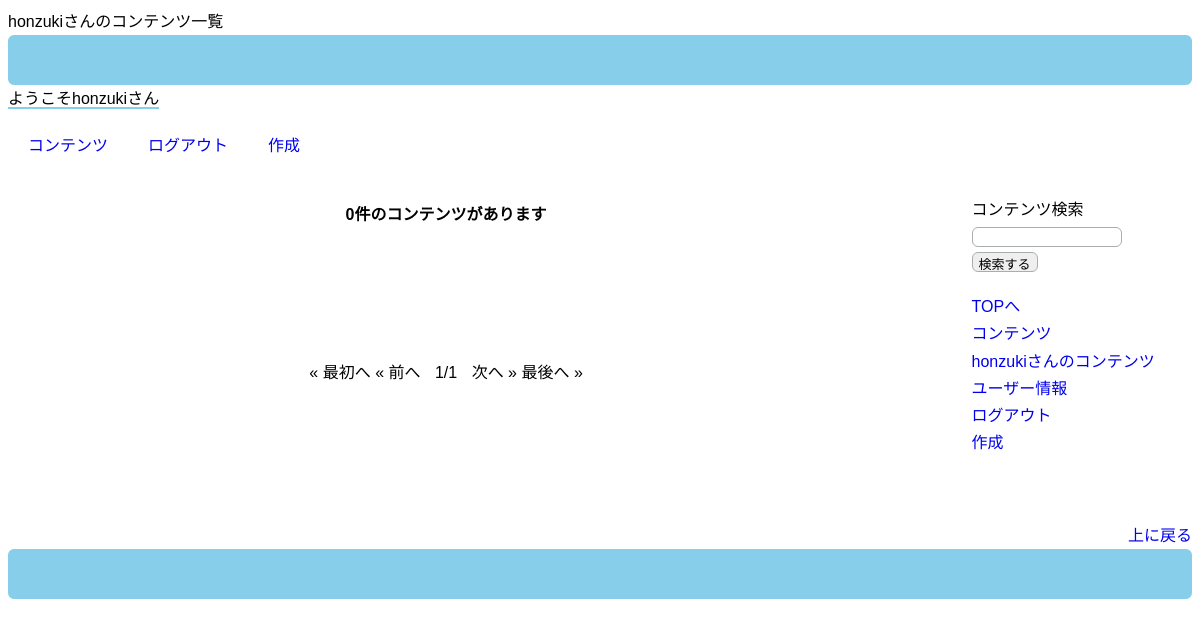
/user_contents/ (signed in), run on an earlier commit of the app's database.
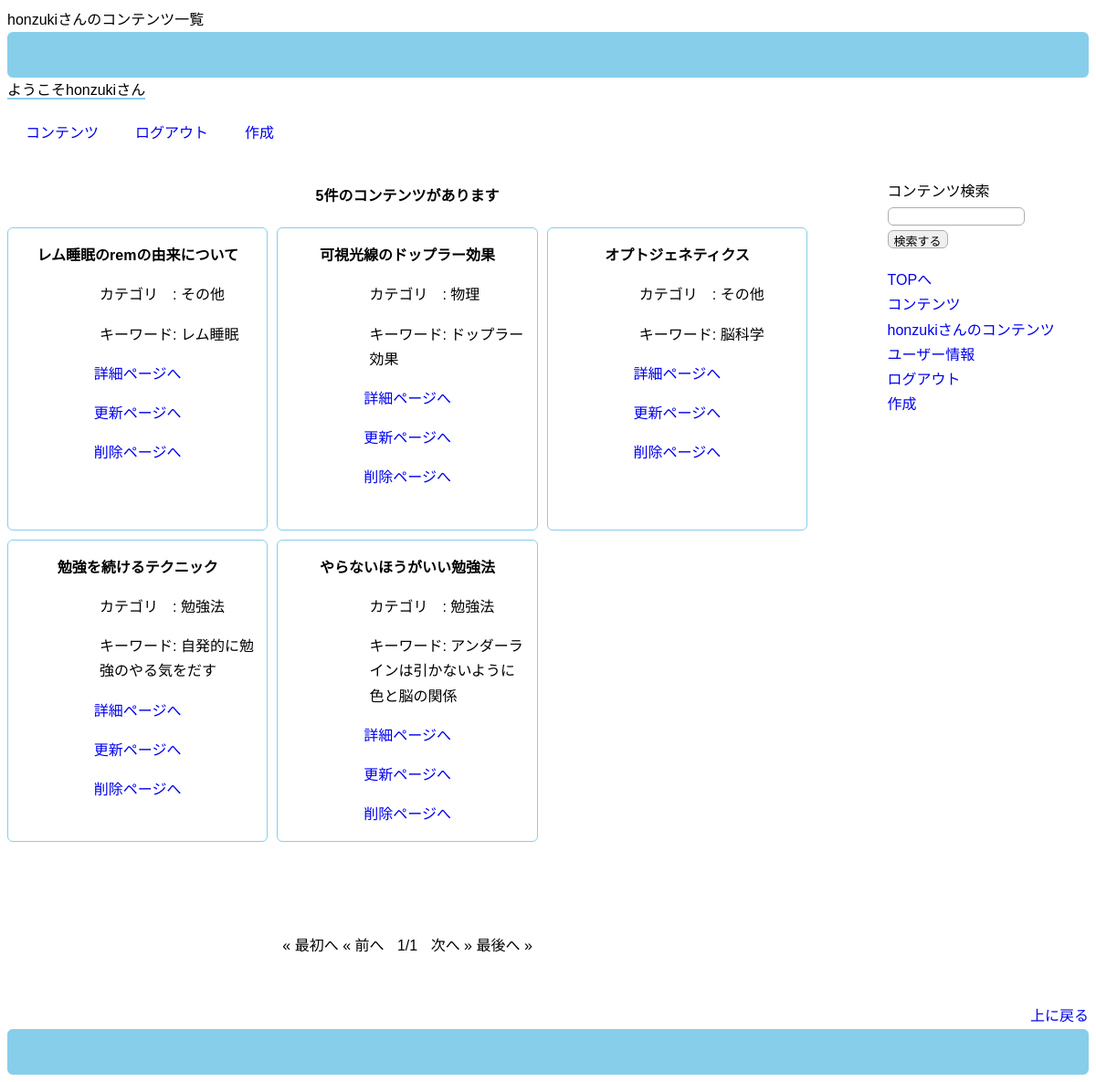
And on a later commit of the database.
### ttolapp/models.py (models this page shows, shortened)
class TeachModel(models.Model):
    CATEGORY = (
        ('japanese','国語'), ('english', '英語'), ('society','社会'),
        ('math','数学'), ('physics','物理'), ('chemistry', '化学'),
        ('biology', '生物'), ('trivia','雑学'), ('howtostudy','勉強法'),
        ('etc.', 'その他')
        )
    title = models.CharField(
        verbose_name='タイトル', max_length=100
        )
    category = models.CharField(
        verbose_name='カテゴリ',
        max_length=30,
        choices=CATEGORY
    )
    searchword = models.CharField(
        verbose_name='キーワード',
        max_length=50,
        null=True,
        blank=True
    )
    teacher = models.ForeignKey(
        CustomUser, verbose_name='作成者',
        on_delete = models.CASCADE
    )
    content = models.TextField(verbose_name='コンテンツ')

### ttolapp/views.py (the view)
# urls.py: path('user_contents/', UserContentsView.as_view(), name = 'user_contents'),
class UserContentsView(ListView):
    template_name = 'user_contents.html'
    model = TeachModel
    paginate_by = 6
    def get_queryset(self):
        teacher_id = self.request.user.id
        queryset = TeachModel.objects.filter(teacher=teacher_id)
        return queryset
    def get_context_data(self, **kwargs):
        context = super().get_context_data()
        context['contents_count'] = self.get_queryset().count()
        return context

### templates/user_contents.html (shortened to what this page needs)
{% extends 'base.html' %}
{% block title %}
    {{user.username}}さんのコンテンツ一覧
{% endblock title %}
{% block content %}
    <h4>{{contents_count}}件のコンテンツがあります</h4>
    <div class="contents-list">
        {% for item in page_obj %}
            <div class="content-item">
                <p class="content-title">{{item.title}}</p>
                <div class="content-labels">
                    <p>カテゴリ　: {{item.get_category_display}}</p>
                    <p>キーワード: {{item.searchword}}</p>
                </div>
                <p><a href="{% url 'ttolapp:detail' item.id %}">詳細ページへ</a></p>
                <p><a href="{% url 'ttolapp:update' item.id %}">更新ページへ</a></p>
                <P><a href="{% url 'ttolapp:delete' item.id %}">削除ページへ</a></P>
            </div>
        {% endfor %}
    </div>
<div class="pagination">
    {% if page_obj.has_previous %}
        <a href="{% url 'ttolapp:user_contents' %}">&laquo; 最初へ</a>
        <a href="?page={{ page_obj.previous_page_number }}">&laquo; 前へ</a>
    {% else %}
        <a>&laquo; 最初へ</a>
        <a>&laquo; 前へ</a>
    {% endif %}
    <span class="page-number">
        {{page_obj.number}}/{{page_obj.paginator.num_pages}}
    </span>
    {% if page_obj.has_next %}
        <a href="?page={{ page_obj.next_page_number }}">次へ &raquo;</a>
        <a href="?page={{ page_obj.paginator.num_pages }}">最後へ &raquo;</a>
    {% else %}
        <a>次へ &raquo;</a>
        <a>最後へ &raquo;</a>
    {% endif %}
</div>
{% endblock content %}

What changed in the data, as far as the page shows it:
added TeachModel: title "レム睡眠のremの由来について", category "その他", searchword "レム睡眠"
added TeachModel: title "可視光線のドップラー効果", category "物理", searchword "ドップラー効果"
added TeachModel: title "オプトジェネティクス", category "その他", searchword "脳科学"
added TeachModel: title "勉強を続けるテクニック", category "勉強法", searchword "自発的に勉強のやる気をだす"
added TeachModel: title "やらないほうがいい勉強法", category "勉強法", searchword "アンダーラインは引かないように 色と脳の関係"
Also different on the page:
{{ contents_count }}: "0" → "5"
